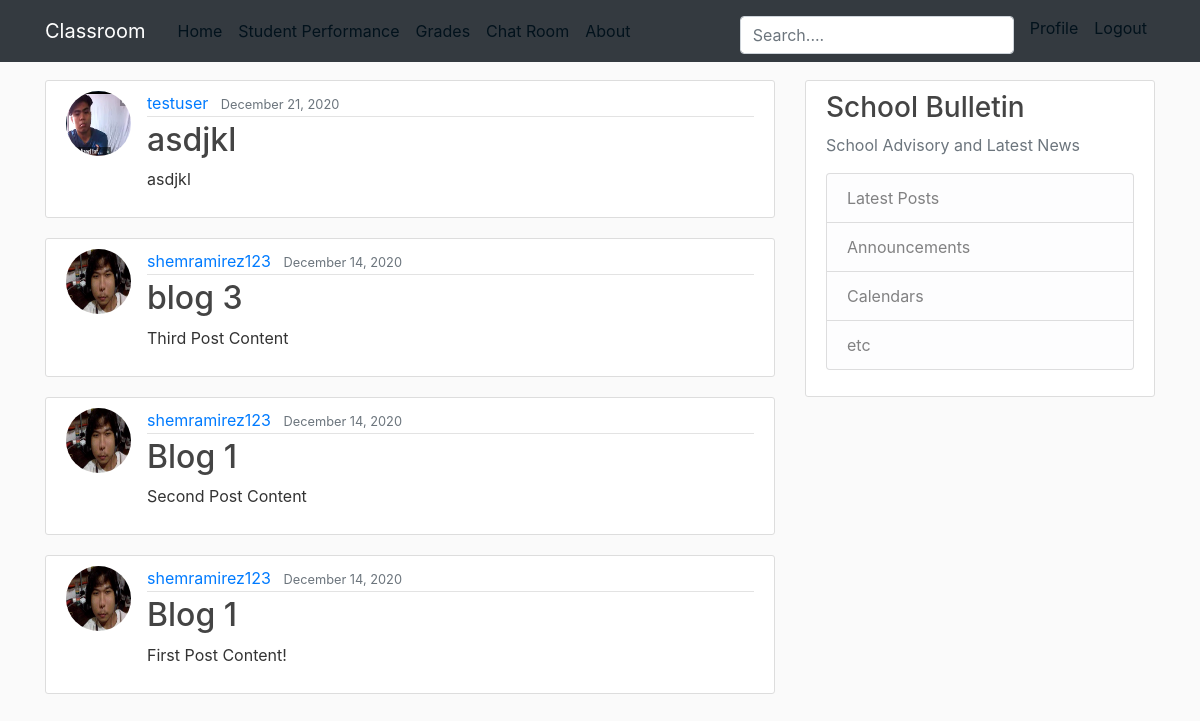
Screenshot of / (signed in) with the database file from the repository.
### blog/models.py (models this page shows, shortened)
class Post(models.Model):
    title = models.CharField(max_length=100)
    content = models.TextField()
    date_posted = models.DateTimeField(default=timezone.now)
    author = models.ForeignKey(User, on_delete=models.CASCADE)

### users/models.py (models this page shows, shortened)
class Profile(models.Model):
    user = models.OneToOneField(User, on_delete=models.CASCADE)
    image = models.ImageField(default='default.jpg', upload_to='profile_pics')

### blog/views.py (the view)
# urls.py: path('', PostListView.as_view(),name='blog-home'),
class PostListView(ListView):
    model = Post
    template_name = 'blog/home.html'
    context_object_name = 'posts'
    ordering = ['-date_posted']

### blog/templates/blog/home.html
{% extends "blog/base.html"%}
{% block content %}
    {% for post in posts %}
        <article class="media content-section">
          <image class="rounded-circle article-img" src="{{ post.author.profile.image.url }}">
            <div class="media-body">
                <div class="article-metadata">
                <a class="mr-2" href="#">{{ post.author }}</a>
                <small class="text-muted">{{ post.date_posted|date:"F d, Y" }}</small>
                </div>
                <h2><a class="article-title" href="{% url 'post-detail' post.id%}">{{ post.title }}</a></h2>
                <p class="article-content">{{ post.content }}</p>
            </div>
        </article>
    {% endfor %}
{% endblock content%}

### blog/static/blog/main.css (style rules this page uses)
body { background: #fafafa; color: #333333; margin-top: 5rem; }
h1, h2, h3, h4, h5, h6 { color: #444444; }
.content-section { background: #ffffff; padding: 10px 20px; border: 1px solid #dddddd; border-radius: 3px; margin-bottom: 20px; }
.article-title { color: #444444; }
.article-content { white-space: pre-line; }
.article-img { height: 65px; width: 65px; margin-right: 16px; }
.article-metadata { padding-bottom: 1px; margin-bottom: 4px; border-bottom: 1px solid #e3e3e3 }

### rows the page displays
Post: author.profile.image (placeholder picture), author "testuser", date_posted "December 21, 2020", title "asdjkl", content "asdjkl"
Post: author.profile.image (picture), author "shemramirez123", date_posted "December 14, 2020", title "blog 3", content "Third Post Content"
Post: author.profile.image (picture), author "shemramirez123", date_posted "December 14, 2020", title "Blog 1", content "Second Post Content"
Post: author.profile.image (picture), author "shemramirez123", date_posted "December 14, 2020", title "Blog 1", content "First Post Content!"
